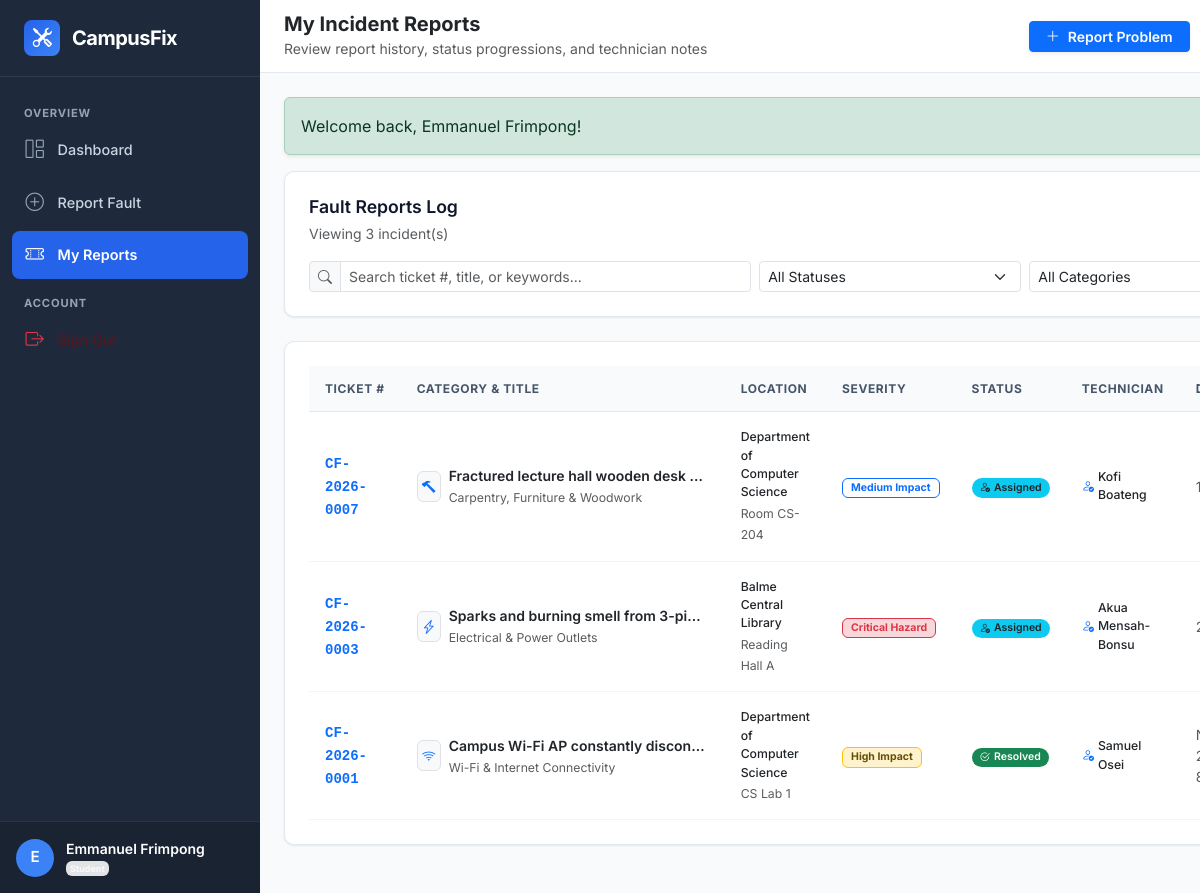
The app's page /student/my-tickets.php (signed in) with its own data.
### tables this page shows
CREATE TABLE `tickets` (
  `id` INT UNSIGNED NOT NULL AUTO_INCREMENT,
  `ticket_number` VARCHAR(30) NOT NULL COMMENT 'Human-readable unique ID, e.g., CF-2026-0001',
  `reporter_id` INT UNSIGNED NOT NULL,
  `category_id` INT UNSIGNED NOT NULL,
  `location_id` INT UNSIGNED NOT NULL,
  `location_details` VARCHAR(255) DEFAULT NULL COMMENT 'Extra specific notes e.g. Near 3rd window from left',
  `title` VARCHAR(200) NOT NULL,
  `description` TEXT NOT NULL,
  `severity` ENUM('low', 'medium', 'high', 'critical') NOT NULL DEFAULT 'medium',
  `priority` ENUM('low', 'medium', 'high', 'urgent') NOT NULL DEFAULT 'medium',
  `status` ENUM('pending', 'assigned', 'in_progress', 'resolved', 'closed', 'reopened', 'cancelled') NOT NULL DEFAULT 'pending',
  `assigned_to` INT UNSIGNED DEFAULT NULL COMMENT 'Technician currently assigned',
  `assigned_at` DATETIME DEFAULT NULL,
  `resolved_at` DATETIME DEFAULT NULL,
  `closed_at` DATETIME DEFAULT NULL,
  `resolution_notes` TEXT DEFAULT NULL COMMENT 'Summary of repair work done by technician',
  `satisfaction_rating` TINYINT UNSIGNED DEFAULT NULL COMMENT '1 to 5 star rating by student reporter upon resolution',
  `satisfaction_feedback` TEXT DEFAULT NULL,
  `billing_amount` DECIMAL(10,2) NOT NULL DEFAULT 0.00 COMMENT 'Repair/Material surcharge if billable',
  `billing_description` VARCHAR(255) DEFAULT NULL COMMENT 'Reason for surcharge (e.g. Replacement Lamp/Cable)',
  `payment_status` ENUM('not_required', 'pending', 'paid', 'waived') NOT NULL DEFAULT 'not_required',
  `created_at` DATETIME NOT NULL DEFAULT CURRENT_TIMESTAMP,
  `updated_at` DATETIME NOT NULL DEFAULT CURRENT_TIMESTAMP ON UPDATE CURRENT_TIMESTAMP,
  PRIMARY KEY (`id`),
  UNIQUE KEY `uk_tickets_ticket_number` (`ticket_number`),
  KEY `idx_tickets_reporter` (`reporter_id`),
  KEY `idx_tickets_assigned_to` (`assigned_to`),
  KEY `idx_tickets_category` (`category_id`),
  KEY `idx_tickets_location` (`location_id`),
  KEY `idx_tickets_status` (`status`),
  KEY `idx_tickets_payment_status` (`payment_status`),
  KEY `idx_tickets_severity` (`severity`),
  KEY `idx_tickets_priority` (`priority`),
  KEY `idx_tickets_created_at` (`created_at`),
  CONSTRAINT `fk_tickets_reporter` FOREIGN KEY (`reporter_id`) REFERENCES `users` (`id`) ON UPDATE CASCADE,
  CONSTRAINT `fk_tickets_assigned_to` FOREIGN KEY (`assigned_to`) REFERENCES `users` (`id`) ON DELETE SET NULL ON UPDATE CASCADE,
  CONSTRAINT `fk_tickets_category` FOREIGN KEY (`category_id`) REFERENCES `categories` (`id`) ON UPDATE CASCADE,
  CONSTRAINT `fk_tickets_location` FOREIGN KEY (`location_id`) REFERENCES `campus_locations` (`id`) ON UPDATE CASCADE
);

CREATE TABLE `categories` (
  `id` INT UNSIGNED NOT NULL AUTO_INCREMENT,
  `name` VARCHAR(100) NOT NULL,
  `slug` VARCHAR(100) NOT NULL,
  `description` TEXT DEFAULT NULL,
  `department_in_charge` VARCHAR(100) DEFAULT 'General Services',
  `icon` VARCHAR(50) DEFAULT 'bi-gear' COMMENT 'Bootstrap Icon class name',
  `color_code` VARCHAR(20) DEFAULT '#0d6efd' COMMENT 'Hex color code for UI badges',
  `is_active` TINYINT(1) NOT NULL DEFAULT 1,
  `created_at` DATETIME NOT NULL DEFAULT CURRENT_TIMESTAMP,
  PRIMARY KEY (`id`),
  UNIQUE KEY `uk_categories_name` (`name`),
  UNIQUE KEY `uk_categories_slug` (`slug`),
  KEY `idx_categories_is_active` (`is_active`)
);

CREATE TABLE `campus_locations` (
  `id` INT UNSIGNED NOT NULL AUTO_INCREMENT,
  `building_name` VARCHAR(100) NOT NULL,
  `building_code` VARCHAR(20) NOT NULL,
  `floor` VARCHAR(50) NOT NULL COMMENT 'Ground Floor, 1st Floor, 2nd Floor, etc.',
  `room_number` VARCHAR(50) DEFAULT NULL COMMENT 'Room CS-101, Reading Hall A, etc.',
  `area_description` VARCHAR(255) DEFAULT NULL,
  `is_active` TINYINT(1) NOT NULL DEFAULT 1,
  `created_at` DATETIME NOT NULL DEFAULT CURRENT_TIMESTAMP,
  PRIMARY KEY (`id`),
  KEY `idx_locations_building_code` (`building_code`),
  KEY `idx_locations_is_active` (`is_active`)
);

CREATE TABLE `users` (
  `id` INT UNSIGNED NOT NULL AUTO_INCREMENT,
  `user_code` VARCHAR(30) NOT NULL COMMENT 'Unique identifier (e.g., ADM-2026-001, TECH-2026-001, STU-2026-101)',
  `full_name` VARCHAR(100) NOT NULL,
  `email` VARCHAR(150) NOT NULL,
  `phone` VARCHAR(25) DEFAULT NULL,
  `password_hash` VARCHAR(255) NOT NULL,
  `role` ENUM('student', 'technician', 'admin') NOT NULL DEFAULT 'student',
  `department` VARCHAR(100) DEFAULT NULL COMMENT 'Academic department or technical unit',
  `status` ENUM('active', 'inactive', 'suspended') NOT NULL DEFAULT 'active',
  `avatar` VARCHAR(255) DEFAULT NULL COMMENT 'Path to profile image or avatar',
  `reset_token` VARCHAR(100) DEFAULT NULL,
  `reset_token_expires_at` DATETIME DEFAULT NULL,
  `created_at` DATETIME NOT NULL DEFAULT CURRENT_TIMESTAMP,
  `updated_at` DATETIME NOT NULL DEFAULT CURRENT_TIMESTAMP ON UPDATE CURRENT_TIMESTAMP,
  PRIMARY KEY (`id`),
  UNIQUE KEY `uk_users_user_code` (`user_code`),
  UNIQUE KEY `uk_users_email` (`email`),
  KEY `idx_users_role_status` (`role`, `status`)
);

### student/my-tickets.php (the view, shortened to what this page needs)
<?php
require_once __DIR__ . '/../includes/functions.php';
$user = current_user();
$search = trim($_GET['search'] ?? '');
$statusFilter = strtolower(trim($_GET['status'] ?? 'all'));
$tickets = [];
try {
    $pdo = get_db_connection();
    $sql = "
        SELECT t.*, c.name as category_name, c.icon as category_icon,
               l.building_name, l.room_number,
               tech.full_name as technician_name
        FROM tickets t
        JOIN categories c ON t.category_id = c.id
        JOIN campus_locations l ON t.location_id = l.id
        LEFT JOIN users tech ON t.assigned_to = tech.id
        WHERE t.reporter_id = ?
    ";
    $params = [$user['id']];
    $sql .= " ORDER BY t.created_at DESC";
    $stmt = $pdo->prepare($sql);
    $stmt->execute($params);
    $tickets = $stmt->fetchAll();
} catch (Exception $e) {
    flash_message('danger', 'Error querying ticket history: ' . $e->getMessage());
}
include_once INCLUDES_PATH . 'header.php';
include_once INCLUDES_PATH . 'sidebar.php';
?>
<div class="d-flex flex-column flex-1 w-100">
    <?php include_once INCLUDES_PATH . 'navbar.php'; ?>
    <div class="container-fluid px-0">
        <div class="cf-card mb-4">
            <div class="d-flex flex-wrap align-items-center justify-content-between gap-3 mb-3">
                <div>
                    <h5 class="cf-card-title mb-1">Fault Reports Log</h5>
                    <small class="text-muted">Viewing <?= count($tickets) ?> incident(s)</small>
                </div>
            </div>
            <form method="GET" action="" class="row g-2 align-items-center">
                <div class="col-md-5">
                    <div class="input-group input-group-sm">
                        <span class="input-group-text bg-light text-muted"><i class="bi bi-search"></i></span>
                        <input type="text" class="form-control" name="search" value="<?= htmlspecialchars($search) ?>" placeholder="Search ticket #, title, or keywords...">
                    </div>
                </div>
                <div class="col-md-3">
                    <select class="form-select form-select-sm" name="status" onchange="this.form.submit()">
                        <option value="all" <?= ($statusFilter === 'all') ? 'selected' : '' ?>>All Statuses</option>
                    </select>
                </div>
                <div class="col-md-3">
                    <select class="form-select form-select-sm" name="category" onchange="this.form.submit()">
                        <option value="0">All Categories</option>
                    </select>
                </div>
            </form>
        </div>
        <div class="cf-card">
            <?php if (empty($tickets)): ?>
                <div class="empty-state">
                    <div class="empty-state-icon"><i class="bi bi-search"></i></div>
                    <h5 class="empty-state-title">No Matching Fault Reports Found</h5>
                    <p class="empty-state-text">
                        We couldn't find any tickets matching your search query or status filter. Try clearing filters or submit a new report.
                    </p>
                    <a href="<?= BASE_URL ?>student/report-fault.php" class="btn btn-primary btn-sm fw-semibold">
                        <i class="bi bi-plus-circle me-1"></i> Submit Report
                    </a>
                </div>
            <?php else: ?>
                <div class="table-responsive">
                    <table class="cf-table">
                        <thead>
                            <tr>
                                <th>Ticket #</th>
                                <th>Category & Title</th>
                                <th>Location</th>
                                <th>Severity</th>
                                <th>Status</th>
                                <th>Technician</th>
                                <th>Date Filed</th>
                            </tr>
                        </thead>
                        <tbody>
                            <?php foreach ($tickets as $t): ?>
                                <tr>
                                    <td>
                                        <a href="<?= BASE_URL ?>student/ticket-details.php?id=<?= $t['id'] ?>" class="fw-bold font-monospace text-primary text-decoration-none">
                                            <?= htmlspecialchars($t['ticket_number']) ?>
                                        </a>
                                    </td>
                                    <td>
                                        <div class="d-flex align-items-center gap-2">
                                            <span class="p-1 rounded bg-light border text-primary">
                                                <i class="bi <?= htmlspecialchars($t['category_icon']) ?>"></i>
                                            </span>
                                            <div>
                                                <div class="fw-semibold text-dark text-truncate" style="max-width: 260px;">
                                                    <?= htmlspecialchars($t['title']) ?>
                                                </div>
                                                <small class="text-muted"><?= htmlspecialchars($t['category_name']) ?></small>
                                            </div>
                                        </div>
                                    </td>
                                    <td>
                                        <div class="small fw-medium text-dark"><?= htmlspecialchars($t['building_name']) ?></div>
                                        <small class="text-muted"><?= htmlspecialchars($t['room_number'] ?? 'General Area') ?></small>
                                    </td>
                                    <td><?= render_severity_badge($t['severity']) ?></td>
                                    <td><?= render_status_badge($t['status']) ?></td>
                                    <td>
                                        <?php if (!empty($t['technician_name'])): ?>
                                            <span class="small text-dark fw-medium d-inline-flex align-items-center gap-1">
                                                <i class="bi bi-person-check text-primary"></i> <?= htmlspecialchars($t['technician_name']) ?>
                                            </span>
                                        <?php else: ?>
                                            <span class="small text-muted fst-italic">Pending Assignment</span>
                                        <?php endif; ?>
                                    </td>
                                    <td class="small text-muted"><?= time_ago($t['created_at']) ?></td>
                                </tr>
                            <?php endforeach; ?>
                        </tbody>
                    </table>
                </div>
            <?php endif; ?>
        </div>
    </div>
</div>
<?php include_once INCLUDES_PATH . 'footer.php'; ?>

### includes/functions.php (shortened to what this page needs)
<?php
function render_status_badge(string $status): string
{
    $statusMap = [
        'pending'     => ['class' => 'bg-warning text-dark', 'icon' => 'bi-clock-history', 'label' => 'Pending'],
        'assigned'    => ['class' => 'bg-info text-dark',    'icon' => 'bi-person-check',  'label' => 'Assigned'],
        'in_progress' => ['class' => 'bg-primary text-white', 'icon' => 'bi-tools',         'label' => 'In Progress'],
        'resolved'    => ['class' => 'bg-success text-white', 'icon' => 'bi-check2-circle', 'label' => 'Resolved'],
        'closed'      => ['class' => 'bg-secondary text-white', 'icon' => 'bi-lock',        'label' => 'Closed'],
        'reopened'    => ['class' => 'bg-danger text-white',  'icon' => 'bi-arrow-clockwise', 'label' => 'Reopened'],
        'cancelled'   => ['class' => 'bg-dark text-white',    'icon' => 'bi-x-circle',      'label' => 'Cancelled']
    ];
    $cfg = $statusMap[strtolower($status)] ?? ['class' => 'bg-secondary text-white', 'icon' => 'bi-question-circle', 'label' => ucfirst($status)];
    return sprintf(
        '<span class="badge %s px-2 py-1 rounded-pill fw-semibold d-inline-flex align-items-center gap-1"><i class="bi %s"></i> %s</span>',
        $cfg['class'],
        $cfg['icon'],
        htmlspecialchars($cfg['label'])
    );
}
function render_severity_badge(string $severity): string
{
    $map = [
        'low'      => ['class' => 'border border-secondary text-secondary', 'label' => 'Low Impact'],
        'medium'   => ['class' => 'border border-primary text-primary',       'label' => 'Medium Impact'],
        'high'     => ['class' => 'border border-warning text-warning-emphasis bg-warning-subtle', 'label' => 'High Impact'],
        'critical' => ['class' => 'border border-danger text-danger bg-danger-subtle fw-bold',   'label' => 'Critical Hazard']
    ];
    $cfg = $map[strtolower($severity)] ?? ['class' => 'badge bg-secondary', 'label' => ucfirst($severity)];
    return sprintf('<span class="badge %s px-2 py-1 rounded-2">%s</span>', $cfg['class'], htmlspecialchars($cfg['label']));
}
function time_ago(?string $datetime): string
{
    $timestamp = strtotime($datetime);
    $difference = time() - $timestamp;
    if ($difference < 60) {
        return 'Just now';
    } elseif ($difference < 3600) {
        $mins = floor($difference / 60);
        return $mins . ' min' . ($mins > 1 ? 's' : '') . ' ago';
    } elseif ($difference < 86400) {
        $hours = floor($difference / 3600);
        return $hours . ' hr' . ($hours > 1 ? 's' : '') . ' ago';
    } elseif ($difference < 604800) {
        $days = floor($difference / 86400);
        return $days . ' day' . ($days > 1 ? 's' : '') . ' ago';
    } else {
        return date('M j, Y \a\t g:i A', $timestamp);
    }
}

### assets/css/style.css (style rules this page uses)
:root { --cf-primary-navy: #0f172a; --cf-sidebar-bg: #1e293b; --cf-sidebar-hover: #334155; --cf-accent-blue: #2563eb; --cf-accent-hover: #1d4ed8; --cf-canvas-bg: #f8fafc; --cf-card-bg: #ffffff; --cf-border-color: #e2e8f0; --cf-text-main: #1e293b; --cf-text-muted: #64748b; --cf-radius: 10px; --cf-shadow-sm: 0 1px 3px rgba(0, 0, 0, 0.05), 0 1px 2px rgba(0, 0, 0, 0.03); --cf-shadow-md: 0 4px 6px -1px rgba(0, 0, 0, 0.07), 0 2px 4px -1px rgba(0, 0, 0, 0.04); }
body { font-family: 'Inter', -apple-system, BlinkMacSystemFont, 'Segoe UI', Roboto, Helvetica, Arial, sans-serif; background-color: var(--cf-canvas-bg); color: var(--cf-text-main); min-height: 100vh; display: flex; flex-direction: column; }
.cf-card { background: var(--cf-card-bg); border: 1px solid var(--cf-border-color); border-radius: var(--cf-radius); box-shadow: var(--cf-shadow-sm); padding: 1.5rem; margin-bottom: 1.5rem; transition: transform 0.15s ease, box-shadow 0.15s ease; }
.cf-card-title { font-size: 1.1rem; font-weight: 600; color: var(--cf-primary-navy); margin: 0; }
.cf-table { width: 100%; margin-bottom: 0; border-collapse: separate; border-spacing: 0; }
.cf-table th { background-color: #f8fafc; color: #475569; font-size: 0.75rem; font-weight: 700; text-transform: uppercase; letter-spacing: 0.05em; padding: 0.85rem 1rem; border-bottom: 1px solid var(--cf-border-color); white-space: nowrap; }
.cf-table td { padding: 1rem; vertical-align: middle; border-bottom: 1px solid #f1f5f9; font-size: 0.875rem; }

### records on screen
tickets: ticket_number "CF-2026-0007", title "Fractured lecture hall wooden desk…", category.name "Carpentry, Furniture & Woodwork", location.building_name "Department of Computer Science", location.room_number "Room CS-204", severity "Medium Impact", status "Assigned", assigned_to.full_name "Kofi Boateng", created_at "1…"
tickets: ticket_number "CF-2026-0003", title "Sparks and burning smell from 3-pi…", category.name "Electrical & Power Outlets", location.building_name "Balme Central Library", location.room_number "Reading Hall A", severity "Critical Hazard", status "Assigned", assigned_to.full_name "Akua Mensah-Bonsu"
tickets: ticket_number "CF-2026-0001", title "Campus Wi-Fi AP constantly discon…", category.name "Wi-Fi & Internet Connectivity", location.building_name "Department of Computer Science", location.room_number "CS Lab 1", severity "High Impact", status "Resolved", assigned_to.full_name "Samuel Osei"

### other values on screen
substr($user['full_name'], 0, 1) "E"
$user['full_name'] "Emmanuel Frimpong"
$user['role'] "Student"
$pageHeading "My Incident Reports"
$pageSubtitle "Review report history, status progressions, and technician notes"
$f['message'] "Welcome back, Emmanuel Frimpong!"
count($tickets) "3"
